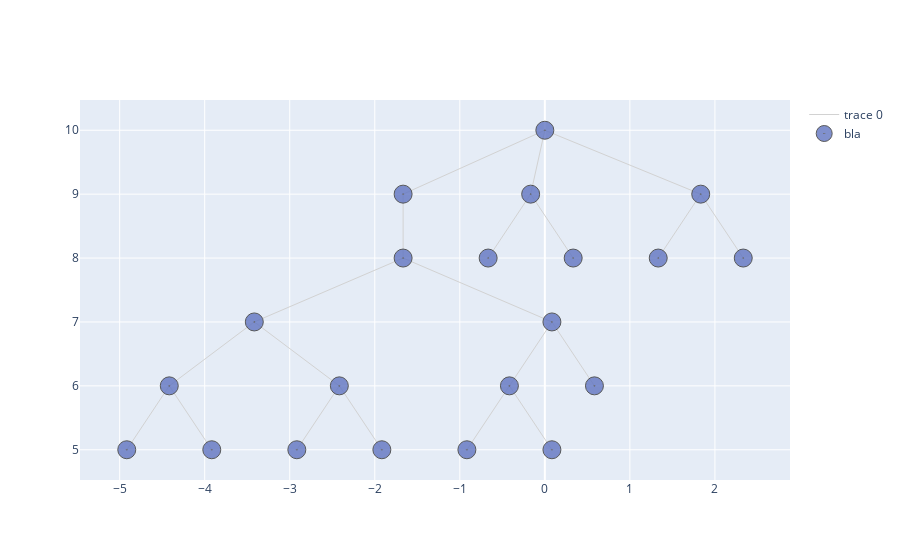

The notebook cell this image was saved under:
### Code cell
fig = go.Figure()
fig.add_trace(go.Scatter(x=Xe,
                   y=Ye,
                   mode='lines',
                   line=dict(color='rgb(210,210,210)', width=1),
                   hoverinfo='none'
                   ))
fig.add_trace(go.Scatter(x=Xn,
                  y=Yn,
                  mode='markers',
                  name='bla',
                  marker=dict(symbol='circle-dot',
                                size=18,
                                color='#6175c1',    #'#DB4551',
                                line=dict(color='rgb(50,50,50)', width=1)
                                ),
                  text=labels,
                  hoverinfo='text',
                  opacity=0.8
                  ))

### Figure 1 — Plotly figure (JSON) as saved in the notebook; plotly's stock layout.template omitted (floating-point values rounded to 4 significant figures)
{"data": [{"hoverinfo": "none", "line": {"color": "rgb(210,210,210)", "width": 1}, "mode": "lines", "type": "scatter", "x": [-1.667, -1.667, null, -1.667, 0, null, -1.667, -3.417, null, -1.667, 0.08333, null, 0, -0.1667, null, 0, 1.833, null, -3.417, -4.417, null, -3.417, -2.417, null, 0.08333, -0.4167, null, 0.08333, 0.5833, null, -0.1667, -0.6667, null, -0.1667, 0.3333, null, 1.833, 1.333, null, 1.833, 2.333, null, -4.417, -4.917, null, -4.417, -3.917, null, -2.417, -2.917, null, -2.417, -1.917, null, -0.4167, -0.9167, null, -0.4167, 0.08333, null], "y": [9, 8, null, 9, 10, null, 8, 7, null, 8, 7, null, 10, 9, null, 10, 9, null, 7, 6, null, 7, 6, null, 7, 6, null, 7, 6, null, 9, 8, null, 9, 8, null, 9, 8, null, 9, 8, null, 6, 5, null, 6, 5, null, 6, 5, null, 6, 5, null, 6, 5, null, 6, 5, null]}, {"hoverinfo": "text", "marker": {"color": "#6175c1", "line": {"color": "rgb(50,50,50)", "width": 1}, "size": 18, "symbol": "circle-dot"}, "mode": "markers", "name": "bla", "opacity": 0.8, "text": ["0", "1", "2", "3", "4", "5", "6", "7", "8", "9", "10", "11", "12", "13", "14", "15", "16", "17", "18", "19", "20"], "type": "scatter", "x": [-1.667, -1.667, 0, -3.417, 0.08333, -0.1667, 1.833, -4.417, -2.417, -0.4167, 0.5833, -0.6667, 0.3333, 1.333, 2.333, -4.917, -3.917, -2.917, -1.917, -0.9167, 0.08333], "y": [9, 8, 10, 7, 7, 9, 9, 6, 6, 6, 6, 8, 8, 8, 8, 5, 5, 5, 5, 5, 5]}], "layout": {}}
